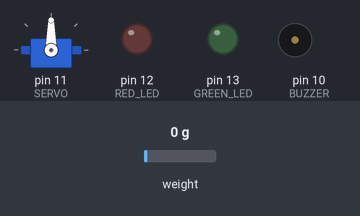
The sketch below on a simulated Arduino Uno, built with avr-gcc and run on an emulated ATmega328P. Shown: servo, output pins drawn as LEDs (lit = HIGH), buzzer (waves = sounding, pin HIGH). The test bench sets the inputs (shaded band); at power-on: weight on the scale 0 g.

Above: at 1.05 s.
At 3.3 s:
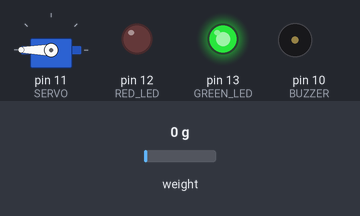
At 4.4 s:
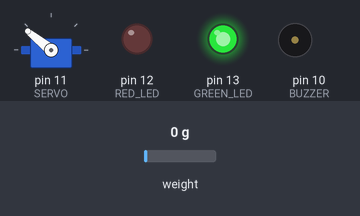
At 5.55 s:
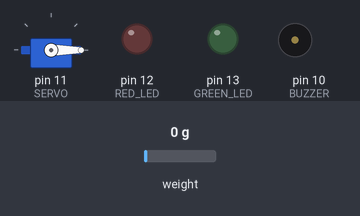
Timing chart, 0 to 6.9 s (numbered marks = the images above):
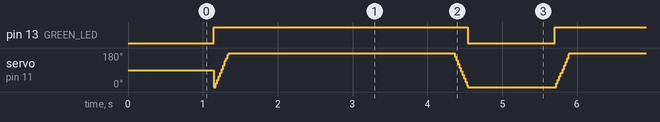

Measured:
- by itself, pin 13 (GREEN_LED): alternates HIGH for 3.4 s and LOW for 1.2 s

The sketch:

arduino.ino
```cpp
#include <Arduino.h>
#include "HX711.h"
#include <Servo.h>
#include <SoftwareSerial.h>

HX711 scale;
Servo servo;
SoftwareSerial serial(6, 7);

// variables
const int LOADCELL_DOUT_PIN = 2;
const int LOADCELL_SCK_PIN = 3;
const int WEIGHT_THRESHOLD = 3;
const int GREEN_LED = 13;
const int RED_LED = 12;
const int SERVO = 11;
const int BUZZER = 10;
const int DOOR_OPEN_WAIT = 3000;

void setup() {
  serial.begin(9600);
  servo.attach(SERVO);

  // Scale
  scale.begin(LOADCELL_DOUT_PIN, LOADCELL_SCK_PIN);
  scale.set_scale(36.059);
  scale.tare(); // reset the scale to 0

  // Pins
  pinMode(GREEN_LED , OUTPUT);
  digitalWrite(GREEN_LED, LOW);
  pinMode(RED_LED , OUTPUT);
  digitalWrite(RED_LED, LOW);
  pinMode(BUZZER , OUTPUT);
}

void loop() {

  int weight = scale.get_units()/1000 + 5;

  serial.print("Weight in KG:\t");
  serial.println(weight, 1);

  if (weight < WEIGHT_THRESHOLD) {
    serial.println("Not Enough Food!");
    notEnoughFood();
  } else {
    serial.println("Enough Food! Opening Door..");
    openDoor();
    serial.println("Closing Door..");
  }

  delay(1000);
}


void notEnoughFood() {
  digitalWrite(RED_LED, HIGH);  // Turn on red LED
  digitalWrite(BUZZER, HIGH);  // Activate buzzer
  digitalWrite(GREEN_LED, LOW);  // Turn off green LED
}

void openDoor() {
  digitalWrite(RED_LED, LOW);  // Turn off red LED
  digitalWrite(BUZZER, LOW);  // Deactivate buzzer
  digitalWrite(GREEN_LED, HIGH);  // Turn on green LED

  // Open Servo door
  for (int pos = 0; pos <= 180; pos += 1) {
      servo.write(pos);
      delay(1);
  }
  delay(DOOR_OPEN_WAIT);

  // Close Servo door
  for (int pos = 180; pos >= 0; pos -= 1) {
      servo.write(pos);
      delay(1);
  }
  digitalWrite(GREEN_LED, LOW);  // Turn off green LED
}
```
